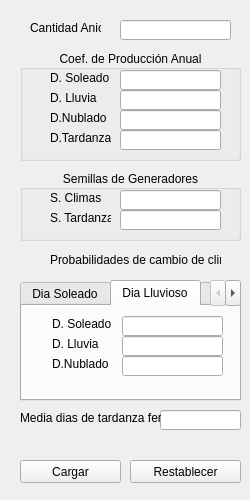
<?xml version="1.0" encoding="UTF-8"?>
<ui version="4.0">
 <class>Form</class>
 <widget class="QWidget" name="Form">
  <property name="geometry">
   <rect>
    <x>0</x>
    <y>0</y>
    <width>250</width>
    <height>500</height>
   </rect>
  </property>
  <property name="minimumSize">
   <size>
    <width>250</width>
    <height>500</height>
   </size>
  </property>
  <property name="maximumSize">
   <size>
    <width>250</width>
    <height>500</height>
   </size>
  </property>
  <property name="windowTitle">
   <string>Parametros</string>
  </property>
  <widget class="QGroupBox" name="groupBox">
   <property name="geometry">
    <rect>
     <x>20</x>
     <y>50</y>
     <width>221</width>
     <height>111</height>
    </rect>
   </property>
   <property name="title">
    <string>Coef. de Producción Anual</string>
   </property>
   <property name="alignment">
    <set>Qt::AlignCenter</set>
   </property>
   <widget class="QLabel" name="label">
    <property name="geometry">
     <rect>
      <x>30</x>
      <y>20</y>
      <width>61</width>
      <height>16</height>
     </rect>
    </property>
    <property name="text">
     <string>D. Soleado</string>
    </property>
    <property name="buddy">
     <cstring>txtCoefSoleado</cstring>
    </property>
   </widget>
   <widget class="QLabel" name="label_2">
    <property name="geometry">
     <rect>
      <x>30</x>
      <y>40</y>
      <width>61</width>
      <height>16</height>
     </rect>
    </property>
    <property name="text">
     <string>D. Lluvia</string>
    </property>
    <property name="buddy">
     <cstring>txtCoefLluvia</cstring>
    </property>
   </widget>
   <widget class="QLabel" name="label_3">
    <property name="geometry">
     <rect>
      <x>30</x>
      <y>60</y>
      <width>61</width>
      <height>16</height>
     </rect>
    </property>
    <property name="text">
     <string>D.Nublado</string>
    </property>
    <property name="buddy">
     <cstring>txtCoefNublado</cstring>
    </property>
   </widget>
   <widget class="QLabel" name="label_4">
    <property name="geometry">
     <rect>
      <x>30</x>
      <y>80</y>
      <width>61</width>
      <height>16</height>
     </rect>
    </property>
    <property name="text">
     <string>D.Tardanza</string>
    </property>
    <property name="buddy">
     <cstring>txtCoefTardanza</cstring>
    </property>
   </widget>
   <widget class="QLineEdit" name="txtCoefSoleado">
    <property name="geometry">
     <rect>
      <x>100</x>
      <y>20</y>
      <width>101</width>
      <height>20</height>
     </rect>
    </property>
   </widget>
   <widget class="QLineEdit" name="txtCoefLluvia">
    <property name="geometry">
     <rect>
      <x>100</x>
      <y>40</y>
      <width>101</width>
      <height>20</height>
     </rect>
    </property>
   </widget>
   <widget class="QLineEdit" name="txtCoefNublado">
    <property name="geometry">
     <rect>
      <x>100</x>
      <y>60</y>
      <width>101</width>
      <height>20</height>
     </rect>
    </property>
   </widget>
   <widget class="QLineEdit" name="txtCoefTardanza">
    <property name="geometry">
     <rect>
      <x>100</x>
      <y>80</y>
      <width>101</width>
      <height>20</height>
     </rect>
    </property>
   </widget>
  </widget>
  <widget class="QGroupBox" name="groupBox_2">
   <property name="geometry">
    <rect>
     <x>20</x>
     <y>170</y>
     <width>221</width>
     <height>71</height>
    </rect>
   </property>
   <property name="title">
    <string>Semillas de Generadores</string>
   </property>
   <property name="alignment">
    <set>Qt::AlignCenter</set>
   </property>
   <widget class="QLabel" name="label_5">
    <property name="geometry">
     <rect>
      <x>30</x>
      <y>20</y>
      <width>61</width>
      <height>16</height>
     </rect>
    </property>
    <property name="text">
     <string>S. Climas</string>
    </property>
    <property name="buddy">
     <cstring>txtSeedClima</cstring>
    </property>
   </widget>
   <widget class="QLineEdit" name="txtSeedClima">
    <property name="geometry">
     <rect>
      <x>100</x>
      <y>20</y>
      <width>101</width>
      <height>20</height>
     </rect>
    </property>
   </widget>
   <widget class="QLabel" name="label_6">
    <property name="geometry">
     <rect>
      <x>30</x>
      <y>40</y>
      <width>61</width>
      <height>16</height>
     </rect>
    </property>
    <property name="text">
     <string>S. Tardanza</string>
    </property>
    <property name="buddy">
     <cstring>txtSeedTardanza</cstring>
    </property>
   </widget>
   <widget class="QLineEdit" name="txtSeedTardanza">
    <property name="geometry">
     <rect>
      <x>100</x>
      <y>40</y>
      <width>101</width>
      <height>20</height>
     </rect>
    </property>
   </widget>
  </widget>
  <widget class="QTabWidget" name="tabWidget">
   <property name="geometry">
    <rect>
     <x>20</x>
     <y>280</y>
     <width>221</width>
     <height>121</height>
    </rect>
   </property>
   <property name="currentIndex">
    <number>1</number>
   </property>
   <widget class="QWidget" name="DiaSoleado">
    <attribute name="title">
     <string>Dia Soleado</string>
    </attribute>
    <widget class="QLineEdit" name="Prob_DS_DL">
     <property name="geometry">
      <rect>
       <x>100</x>
       <y>30</y>
       <width>101</width>
       <height>20</height>
      </rect>
     </property>
    </widget>
    <widget class="QLabel" name="label_8">
     <property name="geometry">
      <rect>
       <x>30</x>
       <y>10</y>
       <width>61</width>
       <height>16</height>
      </rect>
     </property>
     <property name="text">
      <string>D. Soleado</string>
     </property>
     <property name="buddy">
      <cstring>Prob_DS_DS</cstring>
     </property>
    </widget>
    <widget class="QLineEdit" name="Prob_DS_DS">
     <property name="geometry">
      <rect>
       <x>100</x>
       <y>10</y>
       <width>101</width>
       <height>20</height>
      </rect>
     </property>
    </widget>
    <widget class="QLabel" name="label_9">
     <property name="geometry">
      <rect>
       <x>30</x>
       <y>30</y>
       <width>61</width>
       <height>16</height>
      </rect>
     </property>
     <property name="text">
      <string>D. Lluvia</string>
     </property>
     <property name="buddy">
      <cstring>Prob_DS_DL</cstring>
     </property>
    </widget>
    <widget class="QLabel" name="label_10">
     <property name="geometry">
      <rect>
       <x>30</x>
       <y>50</y>
       <width>61</width>
       <height>16</height>
      </rect>
     </property>
     <property name="text">
      <string>D.Nublado</string>
     </property>
     <property name="buddy">
      <cstring>Prob_DS_DN</cstring>
     </property>
    </widget>
    <widget class="QLineEdit" name="Prob_DS_DN">
     <property name="geometry">
      <rect>
       <x>100</x>
       <y>50</y>
       <width>101</width>
       <height>20</height>
      </rect>
     </property>
    </widget>
   </widget>
   <widget class="QWidget" name="tab_2">
    <attribute name="title">
     <string>Dia Lluvioso</string>
    </attribute>
    <widget class="QLineEdit" name="Prob_DL_DL">
     <property name="geometry">
      <rect>
       <x>100</x>
       <y>30</y>
       <width>101</width>
       <height>20</height>
      </rect>
     </property>
    </widget>
    <widget class="QLabel" name="label_11">
     <property name="geometry">
      <rect>
       <x>30</x>
       <y>10</y>
       <width>61</width>
       <height>16</height>
      </rect>
     </property>
     <property name="text">
      <string>D. Soleado</string>
     </property>
     <property name="buddy">
      <cstring>Prob_DL_DS</cstring>
     </property>
    </widget>
    <widget class="QLineEdit" name="Prob_DL_DS">
     <property name="geometry">
      <rect>
       <x>100</x>
       <y>10</y>
       <width>101</width>
       <height>20</height>
      </rect>
     </property>
    </widget>
    <widget class="QLabel" name="label_12">
     <property name="geometry">
      <rect>
       <x>30</x>
       <y>30</y>
       <width>61</width>
       <height>16</height>
      </rect>
     </property>
     <property name="text">
      <string>D. Lluvia</string>
     </property>
     <property name="buddy">
      <cstring>Prob_DL_DL</cstring>
     </property>
    </widget>
    <widget class="QLabel" name="label_13">
     <property name="geometry">
      <rect>
       <x>30</x>
       <y>50</y>
       <width>61</width>
       <height>16</height>
      </rect>
     </property>
     <property name="text">
      <string>D.Nublado</string>
     </property>
     <property name="buddy">
      <cstring>Prob_DL_DN</cstring>
     </property>
    </widget>
    <widget class="QLineEdit" name="Prob_DL_DN">
     <property name="geometry">
      <rect>
       <x>100</x>
       <y>50</y>
       <width>101</width>
       <height>20</height>
      </rect>
     </property>
    </widget>
   </widget>
   <widget class="QWidget" name="DiaNublado">
    <attribute name="title">
     <string>Dia Nublado</string>
    </attribute>
    <widget class="QLineEdit" name="Prob_DN_DL">
     <property name="geometry">
      <rect>
       <x>100</x>
       <y>30</y>
       <width>101</width>
       <height>20</height>
      </rect>
     </property>
    </widget>
    <widget class="QLabel" name="label_14">
     <property name="geometry">
      <rect>
       <x>30</x>
       <y>10</y>
       <width>61</width>
       <height>16</height>
      </rect>
     </property>
     <property name="text">
      <string>D. Soleado</string>
     </property>
     <property name="buddy">
      <cstring>Prob_DN_DS</cstring>
     </property>
    </widget>
    <widget class="QLineEdit" name="Prob_DN_DS">
     <property name="geometry">
      <rect>
       <x>100</x>
       <y>10</y>
       <width>101</width>
       <height>20</height>
      </rect>
     </property>
    </widget>
    <widget class="QLabel" name="label_15">
     <property name="geometry">
      <rect>
       <x>30</x>
       <y>30</y>
       <width>61</width>
       <height>16</height>
      </rect>
     </property>
     <property name="text">
      <string>D. Lluvia</string>
     </property>
     <property name="buddy">
      <cstring>Prob_DN_DL</cstring>
     </property>
    </widget>
    <widget class="QLabel" name="label_16">
     <property name="geometry">
      <rect>
       <x>30</x>
       <y>50</y>
       <width>61</width>
       <height>16</height>
      </rect>
     </property>
     <property name="text">
      <string>D.Nublado</string>
     </property>
     <property name="buddy">
      <cstring>Prob_DN_DN</cstring>
     </property>
    </widget>
    <widget class="QLineEdit" name="Prob_DN_DN">
     <property name="geometry">
      <rect>
       <x>100</x>
       <y>50</y>
       <width>101</width>
       <height>20</height>
      </rect>
     </property>
    </widget>
   </widget>
  </widget>
  <widget class="QLabel" name="label_7">
   <property name="geometry">
    <rect>
     <x>50</x>
     <y>250</y>
     <width>171</width>
     <height>20</height>
    </rect>
   </property>
   <property name="text">
    <string>Probabilidades de cambio de clima</string>
   </property>
  </widget>
  <widget class="QLineEdit" name="txtMediaTardanza">
   <property name="geometry">
    <rect>
     <x>160</x>
     <y>410</y>
     <width>81</width>
     <height>20</height>
    </rect>
   </property>
  </widget>
  <widget class="QLabel" name="label_17">
   <property name="geometry">
    <rect>
     <x>20</x>
     <y>410</y>
     <width>141</width>
     <height>16</height>
    </rect>
   </property>
   <property name="text">
    <string>Media dias de tardanza fert.</string>
   </property>
   <property name="buddy">
    <cstring>txtMediaTardanza</cstring>
   </property>
  </widget>
  <widget class="QPushButton" name="btnCargar">
   <property name="geometry">
    <rect>
     <x>20</x>
     <y>460</y>
     <width>101</width>
     <height>23</height>
    </rect>
   </property>
   <property name="text">
    <string>Cargar</string>
   </property>
  </widget>
  <widget class="QPushButton" name="btnRestablecer">
   <property name="geometry">
    <rect>
     <x>130</x>
     <y>460</y>
     <width>111</width>
     <height>23</height>
    </rect>
   </property>
   <property name="text">
    <string>Restablecer</string>
   </property>
  </widget>
  <widget class="QLabel" name="msgEstado">
   <property name="geometry">
    <rect>
     <x>20</x>
     <y>440</y>
     <width>221</width>
     <height>16</height>
    </rect>
   </property>
   <property name="text">
    <string/>
   </property>
  </widget>
  <widget class="QLineEdit" name="txtCantAnios">
   <property name="geometry">
    <rect>
     <x>120</x>
     <y>20</y>
     <width>111</width>
     <height>20</height>
    </rect>
   </property>
  </widget>
  <widget class="QLabel" name="label_anios">
   <property name="geometry">
    <rect>
     <x>30</x>
     <y>20</y>
     <width>71</width>
     <height>16</height>
    </rect>
   </property>
   <property name="text">
    <string>Cantidad Anios</string>
   </property>
   <property name="buddy">
    <cstring>txtCoefTardanza</cstring>
   </property>
  </widget>
 </widget>
 <tabstops>
  <tabstop>txtCoefSoleado</tabstop>
  <tabstop>txtCoefLluvia</tabstop>
  <tabstop>txtCoefNublado</tabstop>
  <tabstop>txtCoefTardanza</tabstop>
  <tabstop>txtSeedClima</tabstop>
  <tabstop>txtSeedTardanza</tabstop>
  <tabstop>tabWidget</tabstop>
  <tabstop>Prob_DS_DS</tabstop>
  <tabstop>Prob_DS_DL</tabstop>
  <tabstop>Prob_DS_DN</tabstop>
  <tabstop>Prob_DL_DS</tabstop>
  <tabstop>Prob_DL_DL</tabstop>
  <tabstop>Prob_DL_DN</tabstop>
  <tabstop>Prob_DN_DS</tabstop>
  <tabstop>Prob_DN_DL</tabstop>
  <tabstop>Prob_DN_DN</tabstop>
  <tabstop>txtMediaTardanza</tabstop>
  <tabstop>btnCargar</tabstop>
  <tabstop>btnRestablecer</tabstop>
 </tabstops>
 <resources/>
 <connections/>
</ui>
